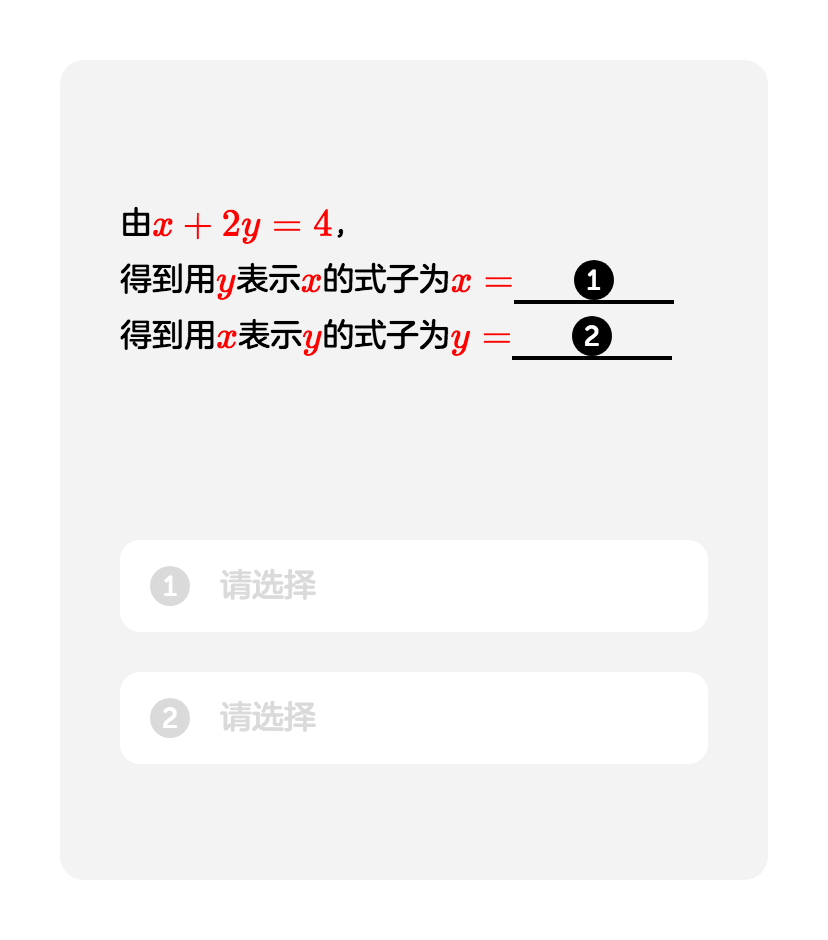
#> input picture Classfier/character_ocr/1.png, 828 x 940 px, found by its file name
$ python Imgcorr.py
#> lines starting #> are read from the running program, lines starting #| are printed output that depends on the picture; after the words box and inside, x2 and y2 are one past the last pixel; in counts of white or black regions, pixels touching at a corner belong together
import numpy as np
import cv2

'''
对图像进行衍射变换和平移旋转，将图像变换
'''


def CrossPoint(line1, line2):
    x0, y0, x1, y1 = line1[0]
    x2, y2, x3, y3 = line2[0]

    dx1 = x1 - x0
    dy1 = y1 - y0

    dx2 = x3 - x2
    dy2 = y3 - y2

    D1 = x1 * y0 - x0 * y1
    D2 = x3 * y2 - x2 * y3

    y = float(dy1 * D2 - D1 * dy2) / (dy1 * dx2 - dx1 * dy2)
    x = float(y * dx1 - D1) / dy1

    return (int(x), int(y))


def SortPoint(points):
    sp = sorted(points, key=lambda x: (int(x[1]), int(x[0])))
    if sp[0][0] > sp[1][0]:
        sp[0], sp[1] = sp[1], sp[0]

    if sp[2][0] > sp[3][0]:
        sp[2], sp[3] = sp[3], sp[2]

    return sp


'''
将图像转化成灰度图，并进行高斯滤波，之后进行边缘检测

使用 Canny 边缘检测，必须满足以下两个条件：

能有效地抑制噪声
必须尽量精确确定边缘的位置
'''


def PerspectiveTransform(img_path, total_rotate_flage):
#> called with total_rotate_flage = True
    src = cv2.imread(img_path)
#> src is the input picture: shape (940, 828, 3); mean B, G, R 243.4, 243.4, 244.1
    rgbsrc = src.copy()
    graysrc = cv2.cvtColor(src, cv2.COLOR_BGR2GRAY)
    blurimg = cv2.GaussianBlur(graysrc, (3, 3), 0)
    Cannyimg = cv2.Canny(blurimg, 35, 189)
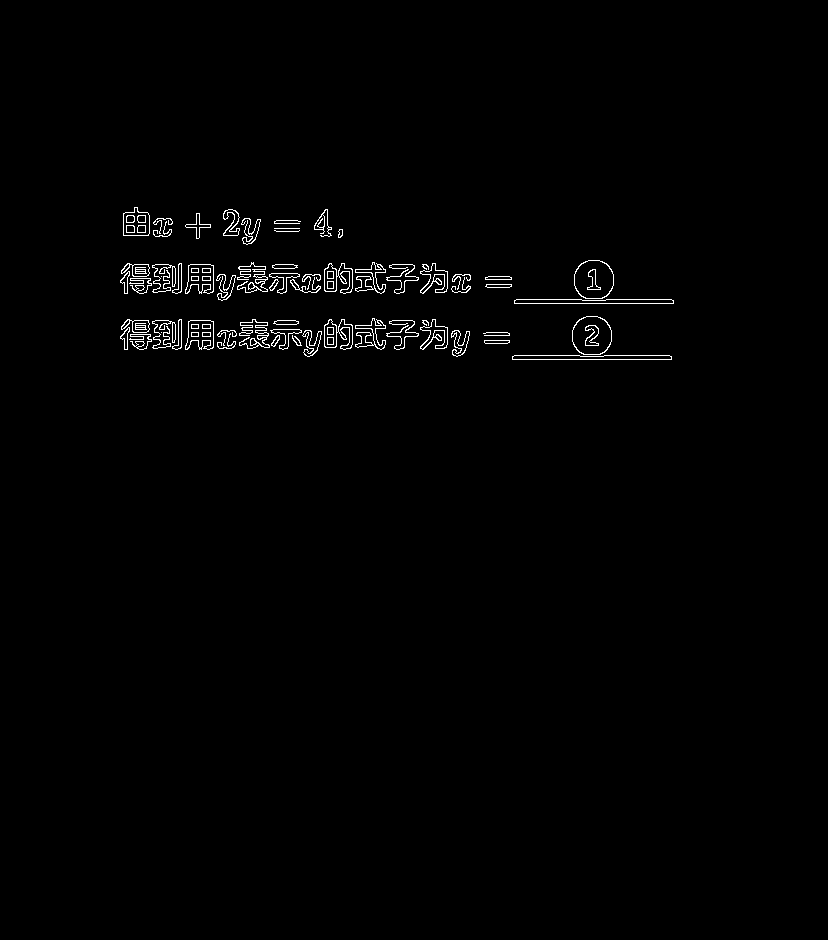
#> Cannyimg: shape (940, 828); 0.99% white in thin lines or dots, all inside (x1, y1, x2, y2) = (120, 207, 674, 360)
    cv2.imshow('canny', Cannyimg)
    lines = cv2.HoughLinesP(Cannyimg, 1, np.pi / 180,
                            threshold=30, minLineLength=320, maxLineGap=40)
#> lines = 17 rows, first 6: [120, 338, 465, 350], [124, 332, 507, 332], [124, 276, 444, 270], [121, 335, 509, 335], [121, 279, 511, 279], [120, 281, 444, 292]
    print(np.shape(lines))
#| (17, 1, 4)
    print(type(lines))
#| <class 'numpy.ndarray'>
    print(len(lines))
#| 17
    # print(lines.size())
    for i in range(int(np.size(lines) / 4)):
        for x1, y1, x2, y2 in lines[i]:
            cv2.line(rgbsrc, (x1, y1), (x2, y2), (255, 255, 0), 3)
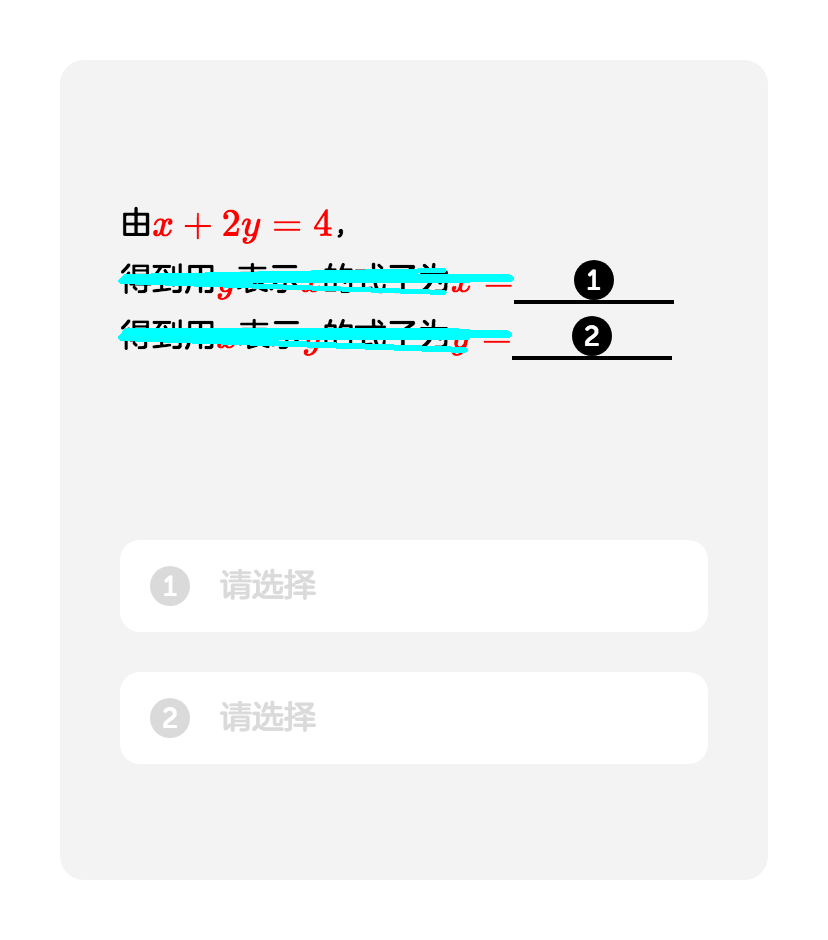
#> rgbsrc: shape (940, 828, 3); 1.55% of pixels changed, all inside (x1, y1, x2, y2) = (118, 268, 514, 353)
    points = np.zeros((4, 2), dtype='float32')
    points[0] = CrossPoint(lines[0], lines[2])
#> in CrossPoint, `x0, y0, x1, y1 = line1[0]`: x0 = 120; y0 = 338; x1 = 465; y1 = 350
#> in CrossPoint, `x2, y2, x3, y3 = line2[0]`: x2 = 124; y2 = 276; x3 = 444; y3 = 270
#> in CrossPoint, `dx1 = x1 - x0`: dx1 = 345
#> in CrossPoint, `dy1 = y1 - y0`: dy1 = 12
#> in CrossPoint, `dx2 = x3 - x2`: dx2 = 320
#> in CrossPoint, `dy2 = y3 - y2`: dy2 = -6
#> in CrossPoint, `D1 = x1 * y0 - x0 * y1`: D1 = 115170
#> in CrossPoint, `D2 = x3 * y2 - x2 * y3`: D2 = 89064
#> in CrossPoint, `y = float(dy1 * D2 - D1 * dy2) / (dy1 * dx2 - dx1 * dy2)`: y = 297.8
#> in CrossPoint, `x = float(y * dx1 - D1) / dy1`: x = -1036.8
    points[1] = CrossPoint(lines[0], lines[3])
    points[2] = CrossPoint(lines[1], lines[2])
    points[3] = CrossPoint(lines[1], lines[3])

    sp = SortPoint(points)
    print(np.shape(sp))
    width = int(
        np.sqrt(((sp[0][0] - sp[1][0]) ** 2) + (sp[0][1] - sp[1][1]) ** 2))
    height = int(
        np.sqrt(((sp[0][0] - sp[2][0]) ** 2) + (sp[0][1] - sp[2][1]) ** 2))

    dstrect = np.array([
        [0, 0],
        [width - 1, 0],
        [0, height - 1],
        [width - 1, height - 1]], dtype="float32")
    '''
    进行透视变换
    '''
    print(sp, dstrect)
    transform_persp = cv2.getPerspectiveTransform(np.array(sp), dstrect)
    warpedimg = cv2.warpPerspective(src, transform_persp, (width, height))
    '''
    进行水平旋转
    '''
    if total_rotate_flage == True:
        gray = cv2.cvtColor(warpedimg, cv2.COLOR_BGR2GRAY)
        gray = cv2.bitwise_not(gray)
        thresh = cv2.threshold(gray, 80, 255, cv2.THRESH_BINARY)[1]
        print(thresh)
        coord = np.column_stack(np.where(thresh > 0))
        angle = cv2.minAreaRect(coord)[-1]
        if angle < -45:
            angle = -(90 + angle)
        else:
            angle = -angle
        (h, w) = gray.shape[:]
        center = (w // 2, h // 2)
        transform_rotate = cv2.getRotationMatrix2D(
            center=center, angle=angle, scale=1.0)
        rotated = cv2.warpAffine(warpedimg, transform_rotate, (w, h), flags=cv2.INTER_CUBIC,
                                 borderMode=cv2.BORDER_REPLICATE)
        return rotated
    else:
        return warpedimg


if __name__ == '__main__':
#> (the run stopped early here; a loop or call above may not have finished)
